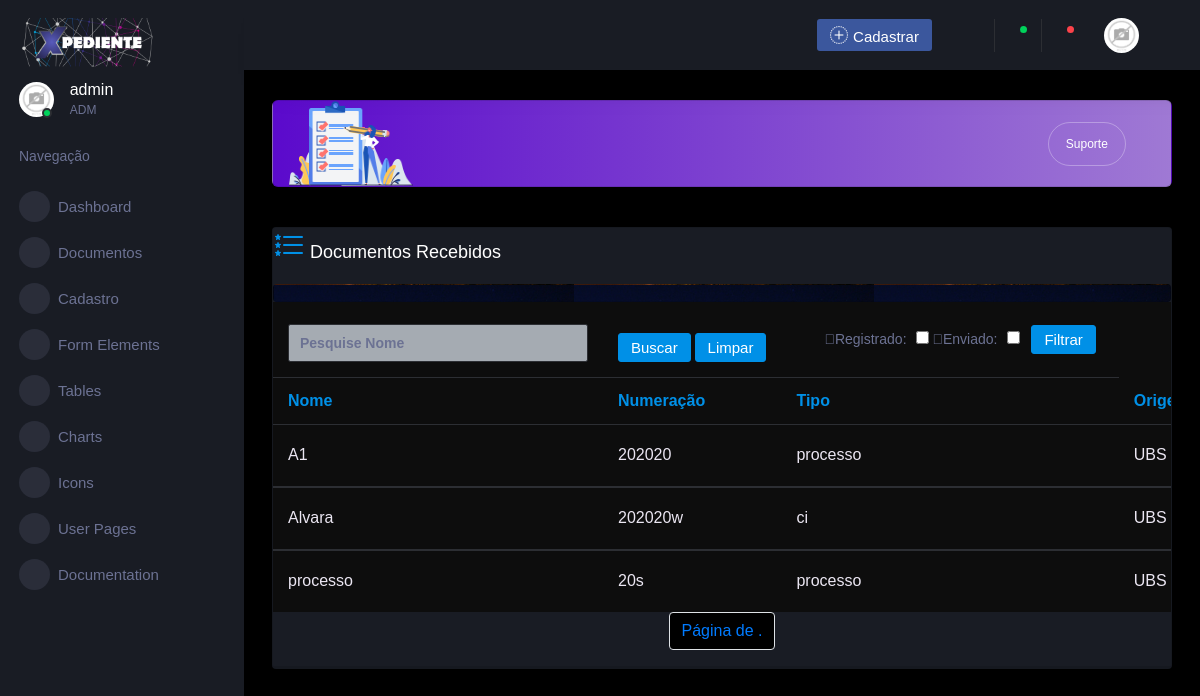
/documentosreceber_lista/ (signed in), run on an earlier commit of the app's database.
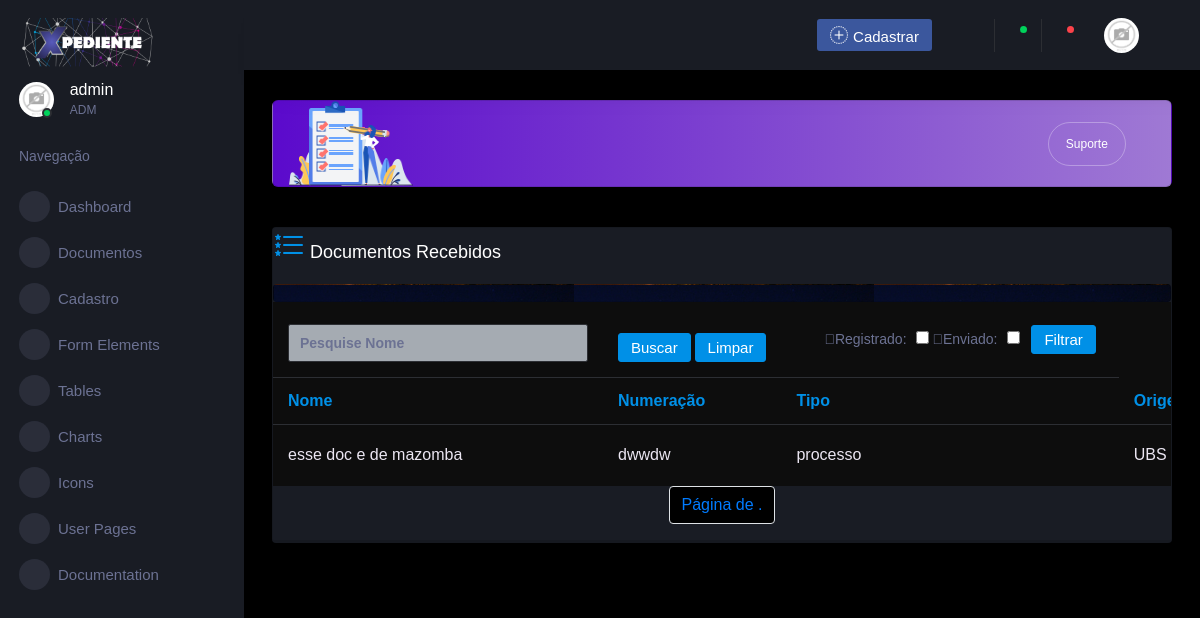
And on a later commit of the database.
### App/models.py (models this page shows, shortened)
class Documento(models.Model):
    nome = models.CharField(max_length=60, blank=False, unique=True, null=True, verbose_name='Nome')
    tipo = models.CharField(max_length=15, blank=False, null=True, verbose_name='Tipo',
        choices=(
                ( 'processo' ,  'Processo' ),
                ( 'requerimeto' ,  'Requerimento' ),
                ( 'ata' ,  'Ata' ),
                ( 'ci' ,  'Ci' ),
                ( 'documento' ,  'Documento' ),
            ))
    numeracao = models.CharField(max_length=15, blank=False, unique=True, null=True, verbose_name='Numeração')
    ano = models.CharField(max_length=15,  blank=False, null=True, verbose_name='Ano')
    assunto = models.TextField(max_length=15, blank=True, null=True, verbose_name='Assunto')
    datainicial = models.DateTimeField(max_length=15, blank=True, null=True, verbose_name='Data Inicial')
    prefeitura = models.ForeignKey(Prefeitura, on_delete=models.CASCADE, verbose_name='Prefeitura')
    secretaria = models.ForeignKey(Secretaria, on_delete=models.CASCADE, verbose_name='Secretária')
    setor = models.ForeignKey(Setor, on_delete=models.CASCADE, verbose_name='Setor')
    status =models.CharField(max_length=10, blank=False, null=True, verbose_name='Status',
        choices=(
                ( 'registrado' ,  'Registrado' ),
                ( 'enviado' ,  'Enviado' ),
                ( 'recebido' ,  'Recebido' ),
            ))
    anexo = models.FileField(upload_to='anexo/', null=True , blank=True, verbose_name='Anexo')
    data_envio = models.DateTimeField(null=True, blank=True)
    data_recebimento = models.DateTimeField(null=True, blank=True)
    criadopor = models.ForeignKey(User, on_delete=models.PROTECT)
    origem = models.ForeignKey(User, on_delete=models.CASCADE, related_name='documentos_enviados')
    destino = models.ForeignKey(User, on_delete=models.CASCADE, related_name='documentos_recebidos')

class Setor(models.Model):
    nome = models.CharField(max_length=40, blank=False, null=True, verbose_name='Nome do setor')
    prefeitura = models.ForeignKey(Prefeitura, on_delete=models.PROTECT, verbose_name='Prefeitura')
    secretaria = models.ForeignKey(Secretaria, on_delete=models.PROTECT, verbose_name='Secretária')
    phoneNumberRegex = RegexValidator(regex = r"^\+?1?\d{8,15}$") # regex validação
    telefone = models.CharField(validators = [phoneNumberRegex],max_length=17, blank=False, null=True, verbose_name='Telefone', )
    status =models.CharField(max_length=10, blank=False, null=True, verbose_name='Status',
        choices=(
         ( 'ativo' ,  'Ativo' ),
         ( 'inativo' ,  'Inativo' ),
        ))
    cep = models.CharField(max_length=8, blank=False, null=True, verbose_name='cep')
    logradouro = models.CharField(max_length=70, blank=True, null=True, verbose_name='logradouro')
    complemento = models.CharField(max_length=70, blank=True, null=True, verbose_name='complemento')
    bairro = models.CharField(max_length=70, blank=True, null=True, verbose_name='bairro')
    localidade = models.CharField(max_length=70, blank=True, null=True, verbose_name='localidade')
    uf = models.CharField(max_length=10, blank=True, null=True, verbose_name='uf')
    criadopor = models.ForeignKey(User, on_delete=models.PROTECT)

### App/views.py (the view)
# urls.py: path('documentosreceber_lista/', DocumentoReceberLista.as_view(), name='documentosreceber_lista'),
class DocumentoReceberLista(LoginRequiredMixin,ListView):
    login_url = reverse_lazy('login')
    model = Documento
    context_object_name = 'documentos'
    template_name='pages/documento/documentoreceberlista.html'
    paginate_by = 0
    def get_queryset(self):
        txt_numeracao = self.request.GET.get('nome')
        status = self.request.GET.get('status')
        if txt_numeracao:
             documento =Documento.objects.filter(nome__icontains=txt_numeracao)
             return documento
        if status:
            documento = Documento.objects.filter(status=status)
            return documento
        else:
            documento = Documento.objects.all()
        return documento
    def get_context_data(self, *args, **kwargs):
        context = super().get_context_data(*args, **kwargs)
        context.update(Home.as_view()(self.request).context_data)
        context['titulo'] = 'Registrando Documento'
        context['botao'] = 'Criar'
        context['descri'] = 'Registro de Documento.'
        return context

### App/views.py (called while the page is built)
    def get_context_data(self, **kwargs): #puxar conteudo para html
        context = super().get_context_data(**kwargs)
        context['num_prefeitura'] = Prefeitura.objects.count()
        context['num_secretaria'] = Secretaria.objects.count()
        context['num_setor'] = Setor.objects.count()
        context['num_colaborador'] = Colaborador.objects.count()
        data = datetime.date.today()
        hora = (datetime.datetime.now())
        horaint = int(hora.strftime('%H'))
        print( '....................Hoje é Dia : ',data, '....................')
        print(hora)
        print('Hora:',horaint)
        if horaint <= 12:
            msg = "Bom Dia"
        if horaint >= 12:
            msg = "Boa Tarde"
        if horaint >= 18:
            msg = "Boa Noite"
        context["msg"] = msg
        context["data"] = data
        return context

### App/templates/pages/documento/documentoreceberlista.html (shortened to what this page needs)
{% extends 'pages/base/modelo.html' %}
{% load static %}
{%block conteudo%}
<div class="card ">
    <h4 class="card-title"><i class="bi bi-list-stars" style="font-size: 2rem; color: #0090e7;"></i> Documentos Recebidos</h4>
    <div class="card bg-pri align-content-center text-align-items-center">
      </div>
    <div class="table-responsive ">
        <table class="table bg-gradient-dark" >
            <tr class="w-100">
            <form class="nav-link mt-2 mt-md-0 d-none d-lg-flex w-100 search " action="?" method="GET">
                <tr style="background: #262424;">
                <thead>
                   <th>
                    <input type="text" name="nome" id="" value="{{request.GET.nome}}" class="form-control" style="width: 300px;"  autocomplete="on" placeholder="Pesquise Nome">
                </th>
                <th>
                    <div>
                    <button class="btn btn-primary" id="button" type="submit">Buscar</button>
                    <a class="btn btn-primary" href="{% url 'documento_lista'%}">Limpar</a>
                </div>
                </th>
                 <th >
                    <form class="form-check form-switch " action="?" method="GET">
                        <div class="form-check form-switch m-2">
                        <label class="mdi-label"  for="registrado">Registrado:</label>
                        <input  type="checkbox" name="status" id="registrado" value="registrado">
                        <label class="mdi-label"  for="enviado">Enviado:</label>
                        <input  type="checkbox" name="status" id="enviado" value="enviado">
                        <button class="btn btn-primary ml-2" id="button" type="submit">Filtrar</button>
                        </div>
                    </form>
                </th>
            </tr>
            </form>
        </tr>
        <thead>
            <tr>
                <th style="width: 30%; font-size: 1rem; color: #0090e7;"><strong>Nome</strong></th>
                <th style="width: 10%; font-size: 1rem; color: #0090e7;"><strong>Numeração</strong></th>
                <th style="width: 20%; font-size: 1rem; color: #0090e7;"><strong>Tipo</strong></th>
                <th style="width: 20%; font-size: 1rem; color: #0090e7;"><strong>Origem</strong></th>
            </tr>
        </thead>
            {%for documento in documentos %}
            {% if documento.criadopor_id != user.id and documento.status != 'recebido' and documento.status != 'registrado' %}
            <tbody>
            <tr style="margin: 20px;">
                <td style="width: 30%; font-size: 1rem; color: #ebe6f2; ">{{documento.nome}}</td>
                <td style="width: 10%; font-size: 1rem; color: #ebe6f2; ">{{documento.numeracao}}</td>
                <td style="width: 20%; font-size: 1rem; color: #ebe6f2;">{{documento.tipo}}</td>
                <td style="width: 20%; font-size: 1rem; color: #ebe6f2;">{{documento.setor.nome}}</td>
                {% endif %}
                 </tr>
                </tbody>
            {%endfor%}
        </table>
        <ul class="pagination justify-content-center">
            <li class="page-item">
                <span class="page-link">Página {{ page_obj.number }} de {{ page_obj.paginator.num_pages }}.</span>
            </li>
        </ul>
</div>
  {% endblock conteudo%}

What changed in the data, as far as the page shows it:
no longer on this page (row edited): Documento: nome "A1", numeracao "202020", tipo "processo", setor.nome "UBS…"
no longer on this page (row edited): Documento: nome "Alvara", numeracao "202020w", tipo "ci", setor.nome "UBS…"
changed Documento "processo": nome "processo" → "esse doc e de mazomba"; numeracao "20s" → "dwwdw"
